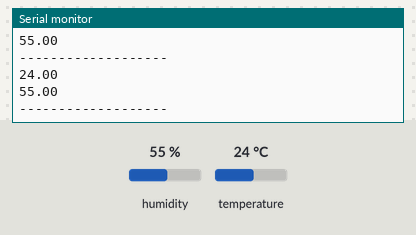
Bench run of a sketch on a simulated Arduino Uno, built with avr-gcc and run on an emulated ATmega328P. Shown: the last lines printed to the serial monitor. The inputs (shaded band) are chosen by the test bench; at power-on: humidity 55 %, temperature 24 °C.

Above: at 2.8 s.
2.9 s: humidity set to 22 %
At 4.4 s:
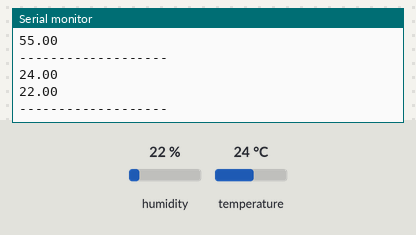
5.6 s: temperature set to 12 °C
At 7.3 s:
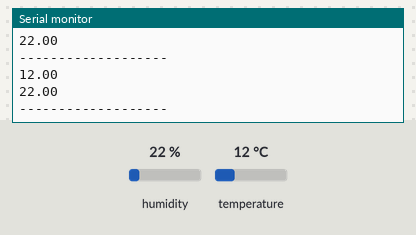
8.3 s: humidity set to 40 %
At 10.8 s:
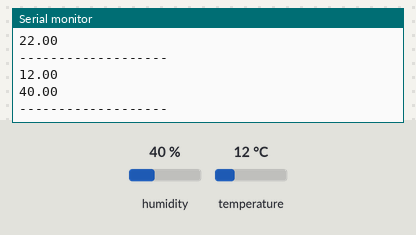
Timing chart, 0 to 12.3 s (numbered marks = the images above; inputs shaded):
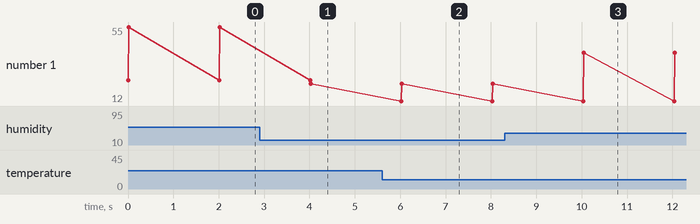

Measured:
- after the input at 2.9 s, the serial monitor: prints a new line after 1.1 s (image 1)
- after the input at 5.6 s, the serial monitor: prints a new line after 0.42 s (image 2)
- after the input at 8.3 s, the serial monitor: prints a new line after 1.7 s (image 3)
- plotted number 1: 55 → 22 after the input at 2.9 s, 22 → 40 after the input at 8.3 s

The sketch:

S_cakl_k_Nem.ino
```cpp
#include <dht.h>

dht DHT;
void setup() {
 Serial.begin(9600);

}
void loop() {
 int readData = DHT.read22(A0);
 float t = DHT.temperature;
 float h = DHT.humidity;

 Serial.println(t);
 Serial.println(h);
 Serial.println("-------------------");
 delay(2000);
}
```
